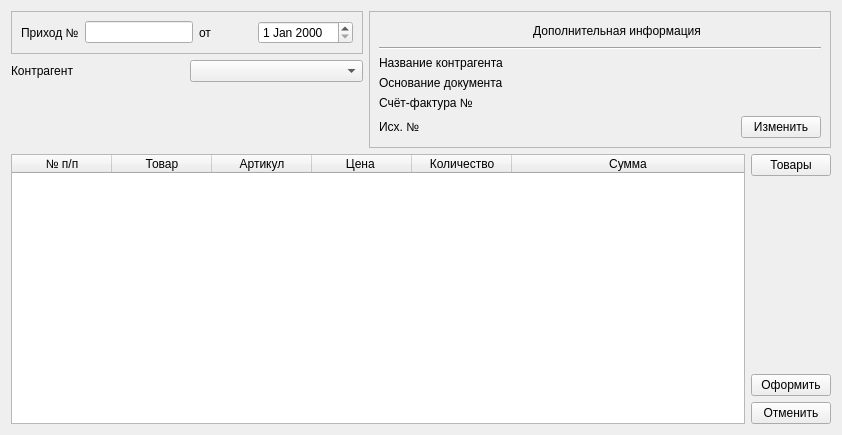
<?xml version="1.0" encoding="UTF-8"?>
<ui version="4.0">
 <class>addPrihodForm</class>
 <widget class="QWidget" name="addPrihodForm">
  <property name="geometry">
   <rect>
    <x>0</x>
    <y>0</y>
    <width>842</width>
    <height>435</height>
   </rect>
  </property>
  <property name="windowTitle">
   <string>Form</string>
  </property>
  <layout class="QVBoxLayout" name="verticalLayout_2">
   <item>
    <layout class="QGridLayout" name="gridLayout_3">
     <item row="0" column="0">
      <layout class="QGridLayout" name="gridLayout_2" columnstretch="0,0">
       <item row="0" column="0" colspan="2">
        <widget class="QFrame" name="frame">
         <property name="styleSheet">
          <string notr="true"/>
         </property>
         <property name="frameShape">
          <enum>QFrame::StyledPanel</enum>
         </property>
         <property name="frameShadow">
          <enum>QFrame::Raised</enum>
         </property>
         <layout class="QHBoxLayout" name="horizontalLayout">
          <item>
           <widget class="QLabel" name="prihodLabel">
            <property name="text">
             <string>Приход №</string>
            </property>
           </widget>
          </item>
          <item alignment="Qt::AlignLeft">
           <widget class="QLineEdit" name="prihodLineEdit">
            <property name="sizePolicy">
             <sizepolicy hsizetype="Preferred" vsizetype="Fixed">
              <horstretch>0</horstretch>
              <verstretch>0</verstretch>
             </sizepolicy>
            </property>
            <property name="baseSize">
             <size>
              <width>0</width>
              <height>0</height>
             </size>
            </property>
           </widget>
          </item>
          <item>
           <widget class="QLabel" name="label_2">
            <property name="text">
             <string>от</string>
            </property>
           </widget>
          </item>
          <item>
           <widget class="QDateEdit" name="prihodDateEdit"/>
          </item>
         </layout>
        </widget>
       </item>
       <item row="1" column="0" alignment="Qt::AlignLeft">
        <widget class="QLabel" name="contragentLabel">
         <property name="text">
          <string>Контрагент</string>
         </property>
         <property name="alignment">
          <set>Qt::AlignRight|Qt::AlignTrailing|Qt::AlignVCenter</set>
         </property>
        </widget>
       </item>
       <item row="1" column="1">
        <widget class="QComboBox" name="contragentComboBox"/>
       </item>
      </layout>
     </item>
     <item row="0" column="1" rowspan="2">
      <widget class="QFrame" name="frame_2">
       <property name="frameShape">
        <enum>QFrame::StyledPanel</enum>
       </property>
       <property name="frameShadow">
        <enum>QFrame::Raised</enum>
       </property>
       <layout class="QGridLayout" name="gridLayout">
        <item row="0" column="0">
         <spacer name="horizontalSpacer">
          <property name="orientation">
           <enum>Qt::Horizontal</enum>
          </property>
          <property name="sizeHint" stdset="0">
           <size>
            <width>148</width>
            <height>20</height>
           </size>
          </property>
         </spacer>
        </item>
        <item row="0" column="1">
         <widget class="QLabel" name="label_3">
          <property name="text">
           <string>Дополнительная информация</string>
          </property>
          <property name="alignment">
           <set>Qt::AlignCenter</set>
          </property>
         </widget>
        </item>
        <item row="0" column="2">
         <spacer name="horizontalSpacer_2">
          <property name="orientation">
           <enum>Qt::Horizontal</enum>
          </property>
          <property name="sizeHint" stdset="0">
           <size>
            <width>114</width>
            <height>20</height>
           </size>
          </property>
         </spacer>
        </item>
        <item row="1" column="0" colspan="3">
         <widget class="Line" name="line">
          <property name="orientation">
           <enum>Qt::Horizontal</enum>
          </property>
         </widget>
        </item>
        <item row="5" column="2" alignment="Qt::AlignRight">
         <widget class="QPushButton" name="changeButton">
          <property name="sizePolicy">
           <sizepolicy hsizetype="Fixed" vsizetype="Fixed">
            <horstretch>0</horstretch>
            <verstretch>0</verstretch>
           </sizepolicy>
          </property>
          <property name="text">
           <string>Изменить</string>
          </property>
         </widget>
        </item>
        <item row="3" column="0" colspan="2">
         <widget class="QLabel" name="label_6">
          <property name="text">
           <string>Основание документа</string>
          </property>
         </widget>
        </item>
        <item row="2" column="0" colspan="2">
         <widget class="QLabel" name="contragentLabel_2">
          <property name="text">
           <string>Название контрагента</string>
          </property>
         </widget>
        </item>
        <item row="4" column="0" colspan="2">
         <widget class="QLabel" name="label_7">
          <property name="text">
           <string>Счёт-фактура №</string>
          </property>
         </widget>
        </item>
        <item row="5" column="0" colspan="2">
         <widget class="QLabel" name="label_8">
          <property name="text">
           <string>Исх. №</string>
          </property>
         </widget>
        </item>
       </layout>
      </widget>
     </item>
     <item row="1" column="0">
      <spacer name="horizontalSpacer_3">
       <property name="orientation">
        <enum>Qt::Horizontal</enum>
       </property>
       <property name="sizeHint" stdset="0">
        <size>
         <width>40</width>
         <height>20</height>
        </size>
       </property>
      </spacer>
     </item>
    </layout>
   </item>
   <item>
    <layout class="QHBoxLayout" name="horizontalLayout_2">
     <item>
      <widget class="QTableWidget" name="goodsTableWidget">
       <property name="selectionBehavior">
        <enum>QAbstractItemView::SelectRows</enum>
       </property>
       <attribute name="horizontalHeaderVisible">
        <bool>true</bool>
       </attribute>
       <attribute name="horizontalHeaderHighlightSections">
        <bool>true</bool>
       </attribute>
       <attribute name="horizontalHeaderShowSortIndicator" stdset="0">
        <bool>true</bool>
       </attribute>
       <attribute name="horizontalHeaderStretchLastSection">
        <bool>true</bool>
       </attribute>
       <attribute name="verticalHeaderVisible">
        <bool>true</bool>
       </attribute>
       <column>
        <property name="text">
         <string>№ п/п</string>
        </property>
       </column>
       <column>
        <property name="text">
         <string>Товар</string>
        </property>
       </column>
       <column>
        <property name="text">
         <string>Артикул</string>
        </property>
       </column>
       <column>
        <property name="text">
         <string>Цена </string>
        </property>
       </column>
       <column>
        <property name="text">
         <string>Количество</string>
        </property>
       </column>
       <column>
        <property name="text">
         <string>Сумма</string>
        </property>
       </column>
      </widget>
     </item>
     <item>
      <layout class="QVBoxLayout" name="verticalLayout">
       <item>
        <widget class="QPushButton" name="goodsButton">
         <property name="sizePolicy">
          <sizepolicy hsizetype="Minimum" vsizetype="Fixed">
           <horstretch>0</horstretch>
           <verstretch>0</verstretch>
          </sizepolicy>
         </property>
         <property name="text">
          <string>Товары</string>
         </property>
        </widget>
       </item>
       <item>
        <spacer name="verticalSpacer_3">
         <property name="orientation">
          <enum>Qt::Vertical</enum>
         </property>
         <property name="sizeHint" stdset="0">
          <size>
           <width>20</width>
           <height>278</height>
          </size>
         </property>
        </spacer>
       </item>
       <item>
        <widget class="QPushButton" name="issueButton">
         <property name="text">
          <string>Оформить</string>
         </property>
        </widget>
       </item>
       <item>
        <widget class="QPushButton" name="cancelButton">
         <property name="text">
          <string>Отменить</string>
         </property>
        </widget>
       </item>
      </layout>
     </item>
    </layout>
   </item>
  </layout>
 </widget>
 <resources/>
 <connections>
  <connection>
   <sender>cancelButton</sender>
   <signal>clicked()</signal>
   <receiver>addPrihodForm</receiver>
   <slot>close()</slot>
   <hints>
    <hint type="sourcelabel">
     <x>803</x>
     <y>413</y>
    </hint>
    <hint type="destinationlabel">
     <x>583</x>
     <y>-16</y>
    </hint>
   </hints>
  </connection>
 </connections>
</ui>
